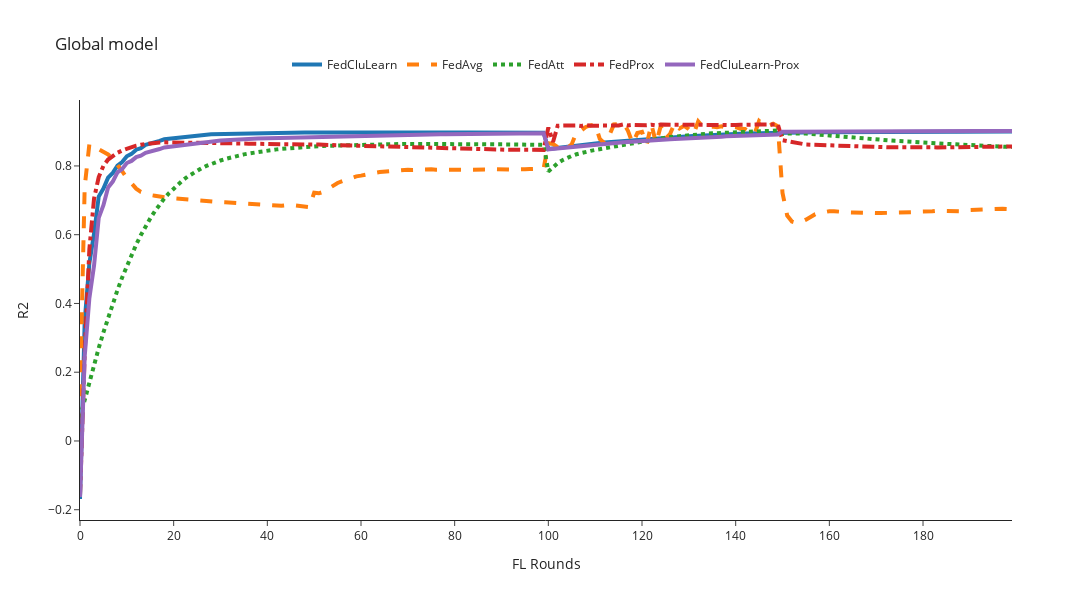

Notebook source saved alongside this figure:
### Code cell
mse_column = 'r2'
global_filenames = [global_FedCluLearn, global_FedAvg, global_FedAtt, global_FedProx, global_FedCluLearn_Prox]
n_rounds, y = preprocessing_results(filenames=global_filenames, mse_column=mse_column)
plot_plotly(n_rounds, y, title=f'Global model', y_axis_title=f'{mse_column.upper()}', y_axis_max=1)

### Figure 1 — Plotly figure (JSON) as saved in the notebook; plotly's stock layout.template omitted (floating-point values rounded to 4 significant figures; data arrays with more than 128 entries replaced by an {"elided": "..."} marker saying what was removed)
{"data": [{"line": {"dash": "solid", "width": 4}, "mode": "lines", "name": "FedCluLearn", "type": "scatter", "x": {"elided": "201 int values"}, "y": {"elided": "200 float values"}}, {"line": {"dash": "dash", "width": 4}, "mode": "lines", "name": "FedAvg", "type": "scatter", "x": {"elided": "201 int values"}, "y": {"elided": "200 float values"}}, {"line": {"dash": "dot", "width": 4}, "mode": "lines", "name": "FedAtt", "type": "scatter", "x": {"elided": "201 int values"}, "y": {"elided": "200 float values"}}, {"line": {"dash": "dashdot", "width": 4}, "mode": "lines", "name": "FedProx", "type": "scatter", "x": {"elided": "201 int values"}, "y": {"elided": "200 float values"}}, {"line": {"dash": "solid", "width": 4}, "mode": "lines", "name": "FedCluLearn-Prox", "type": "scatter", "x": {"elided": "201 int values"}, "y": {"elided": "200 float values"}}], "layout": {"height": 600, "legend": {"orientation": "h", "x": 0.5, "xanchor": "center", "y": 1.05, "yanchor": "bottom"}, "title": {"text": "Global model"}, "width": 1200, "xaxis": {"title": {"text": "FL Rounds"}}, "yaxis": {"title": {"text": "R2"}}}}
